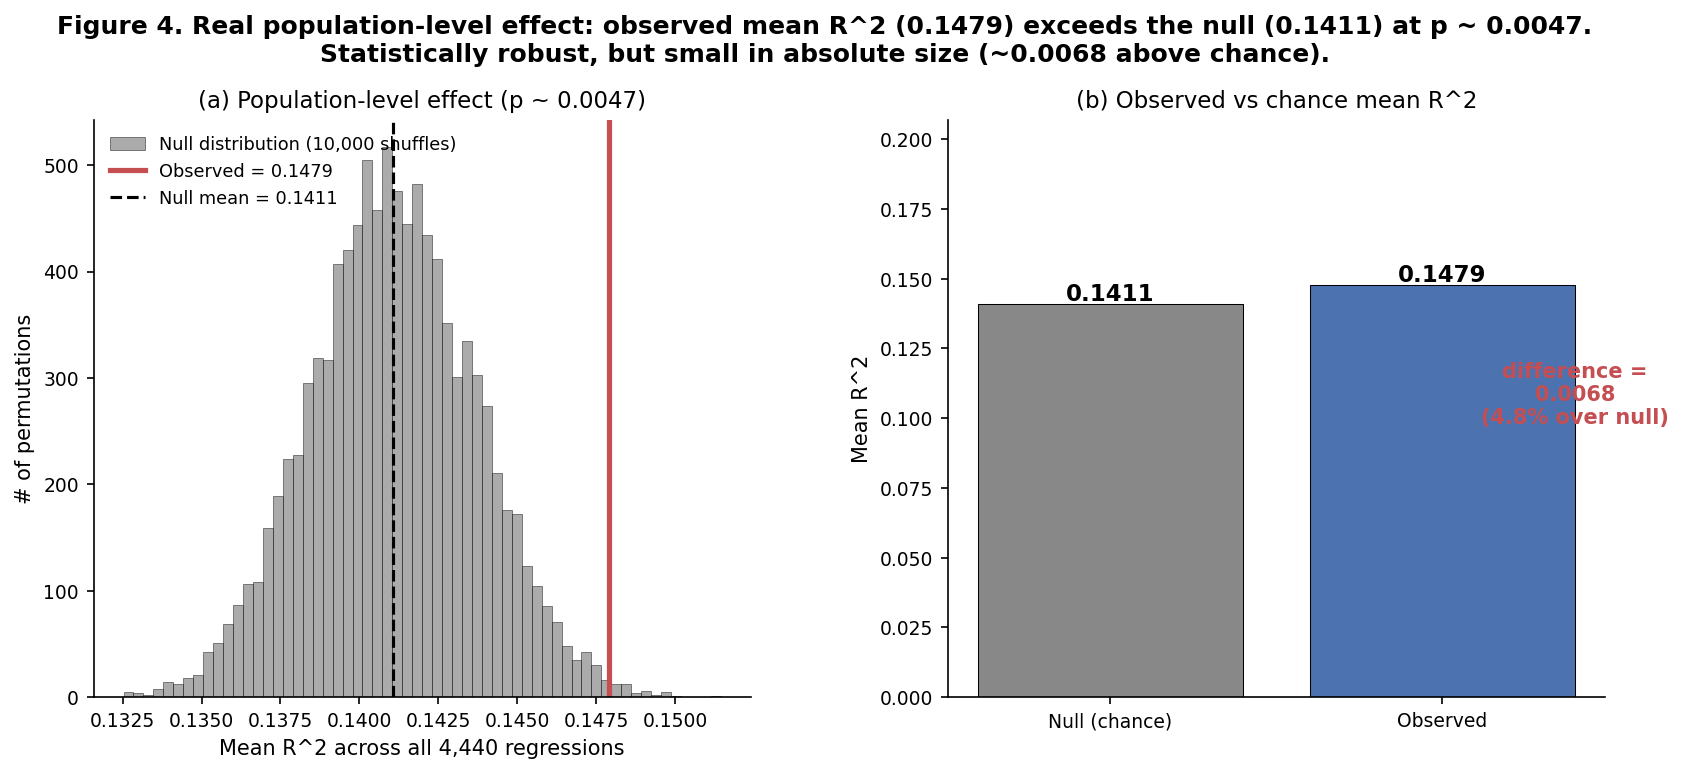

Write Python code to recreate this figure.
"""
Figure 4: Mean R^2 across all 4,440 regressions, observed vs null distribution.

This is the 'cleaner' alternative to his sum-of-thresholded R^2 statistic:
  - takes the mean R^2 across ALL regressions (no threshold)
  - compares to a permutation null
  - reports effect size (observed minus null) alongside the p-value

In PyCharm: edit the CONFIG block below, then just hit Run.
Default 10,000 perms takes ~30s. Drop NPERM to 1000 for faster iteration.
"""

import time
import numpy as np
import matplotlib.pyplot as plt
from common import (
    load_data, build_valid_k_per_source, build_y_per, vec_r2,
    compute_observed_R2, NMONKEYS, set_plot_style, COLORS, DEFAULT_DATA_FILE,
)


# =====================================================================
# CONFIG - EDIT THESE
# =====================================================================
DATA_FILE   = DEFAULT_DATA_FILE
NCELLS      = 74
OUTPUT      = 'fig4_effect_size.png'

NPERM       = 10000           # 10000 default; drop to 1000 for ~3s runs
RANDOM_SEED = 42
# =====================================================================


def run_null_distribution(X_per_source, y_per, ncells, nperm, seed):
    """Compute the null distribution of mean R^2 across all 4,440 regressions."""
    rng = np.random.default_rng(seed)
    null_means = np.zeros(nperm)
    t0 = time.time()
    for ir in range(nperm):
        all_rs = []
        for ib in range(6):
            for s in range(NMONKEYS):
                X_sub = X_per_source[s]; y = y_per[(ib, s)]
                n_v = X_sub.shape[1]
                keys = rng.random((ncells, n_v))
                perm_idx = np.argsort(keys, axis=1)
                X_perm = np.take_along_axis(X_sub, perm_idx, axis=1)
                all_rs.extend(vec_r2(X_perm, y).tolist())
        null_means[ir] = np.mean(all_rs)
        if (ir+1) % 2000 == 0:
            print(f"  iter {ir+1}/{nperm} elapsed={time.time()-t0:.1f}s")
    return null_means


def main():
    set_plot_style()
    X_mean, _ = load_data(DATA_FILE, ncells=NCELLS)
    obs_R2, valid_k, y_per, X_per_source = compute_observed_R2(X_mean, NCELLS)

    obs_mean = float(obs_R2.mean())
    print(f"Observed mean R^2 across all {obs_R2.size} regressions: {obs_mean:.4f}")

    print(f"Running {NPERM} permutations for null distribution...")
    null_means = run_null_distribution(X_per_source, y_per, NCELLS, NPERM, RANDOM_SEED)

    null_mean = null_means.mean()
    p_value = (null_means >= obs_mean).sum() / len(null_means)
    diff = obs_mean - null_mean
    pct = diff / null_mean * 100

    fig, axes = plt.subplots(1, 2, figsize=(13, 5), gridspec_kw={'wspace': 0.3})

    # Panel (a)
    ax = axes[0]
    ax.hist(null_means, bins=60, color=COLORS['gray'], edgecolor='black',
            linewidth=0.3, alpha=0.7, label=f'Null distribution ({NPERM:,} shuffles)')
    ax.axvline(obs_mean, color=COLORS['red'], linewidth=2.5, label=f'Observed = {obs_mean:.4f}')
    ax.axvline(null_mean, color='black', linewidth=1.5, linestyle='--',
               label=f'Null mean = {null_mean:.4f}')
    ax.set_xlabel(f"Mean R^2 across all {obs_R2.size:,} regressions")
    ax.set_ylabel("# of permutations")
    ax.set_title(f"(a) Population-level effect (p ~ {p_value:.4f})")
    ax.legend(loc='upper left', frameon=False, fontsize=8.5)

    # Panel (b)
    ax = axes[1]
    bars = [null_mean, obs_mean]
    ax.bar(['Null (chance)', 'Observed'], bars,
           color=[COLORS['gray'], COLORS['blue']], edgecolor='black', linewidth=0.5)
    for i, v in enumerate(bars):
        ax.text(i, v + 0.001, f"{v:.4f}", ha='center', fontweight='bold', fontsize=11)
    ax.annotate(
        f'difference =\n{diff:.4f}\n({pct:.1f}% over null)',
        xy=(1, obs_mean), xytext=(1.4, obs_mean - 0.05),
        fontsize=10, fontweight='bold', color=COLORS['red'], ha='center'
    )
    ax.set_ylim(0, max(bars) * 1.4)
    ax.set_ylabel("Mean R^2")
    ax.set_title("(b) Observed vs chance mean R^2")

    fig.suptitle(
        f"Figure 4. Real population-level effect: observed mean R^2 ({obs_mean:.4f}) "
        f"exceeds the null ({null_mean:.4f}) at p ~ {p_value:.4f}.\n"
        f"Statistically robust, but small in absolute size (~{diff:.4f} above chance).",
        fontsize=12, fontweight='bold', y=1.02
    )
    plt.savefig(OUTPUT, bbox_inches='tight')
    plt.show()
    print(f"Saved {OUTPUT}")
    print(f"  obs={obs_mean:.4f}, null={null_mean:.4f}, diff={diff:.4f}, p={p_value:.4f}")


if __name__ == '__main__':
    main()
